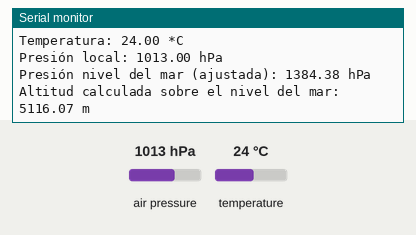
This sketch was run on a simulated Arduino Uno, built with avr-gcc and run on an emulated ATmega328P. Shown: the last lines printed to the serial monitor. The test bench sets the inputs (shaded band); at power-on: air pressure 1013 hPa, temperature 24 °C.

Above: at 1.2 s.
1.3 s: air pressure set to 952 hPa
At 2.9 s:
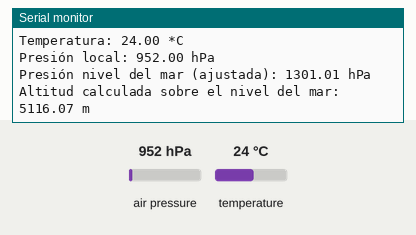
3.6 s: temperature set to 12 °C
5.9 s: air pressure set to 975 hPa
At 7.0 s:
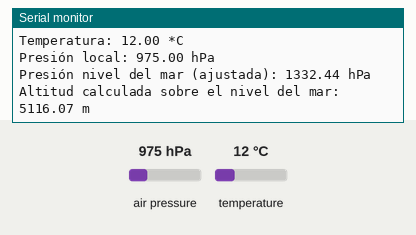
Timing chart, 0 to 8.9 s (numbered marks = the images above; inputs shaded):
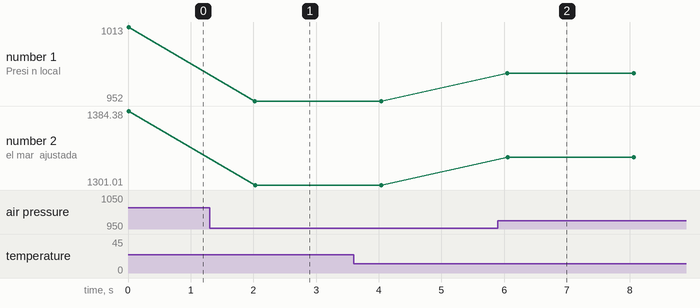

The sketch:

test_bmp280_simple.ino
```cpp
#include <Wire.h>
#include <Adafruit_Sensor.h>
#include <Adafruit_BMP280.h>

Adafruit_BMP280 bmp;

// Altitud real de Cajicá, Cundinamarca (msnm)
#define ALTITUD_REAL 2558.0

void setup() {
  Serial.begin(115200);
  Serial.println(F("=== Prueba BMP280 - Lectura coherente de altitud ==="));

  if (!bmp.begin(0x76)) {  // usa 0x77 si no detecta el sensor
    Serial.println(F("Error: No se encontró el BMP280. Verifica conexiones."));
    while (1);
  }

  // Configuración de muestreo
  bmp.setSampling(
    Adafruit_BMP280::MODE_NORMAL,
    Adafruit_BMP280::SAMPLING_X2,
    Adafruit_BMP280::SAMPLING_X16,
    Adafruit_BMP280::FILTER_X16,
    Adafruit_BMP280::STANDBY_MS_500);
}

void loop() {
  // Lecturas básicas
  float temperatura = bmp.readTemperature();
  float presion = bmp.readPressure() / 100.0F; // en hPa

  // Calcular presión a nivel del mar (ajustando con la altitud real del lugar)
  float presion_nivel_mar = bmp.seaLevelForAltitude(ALTITUD_REAL, presion);

  // Calcular altitud relativa según esa presión de referencia
  float altitud_relativa = bmp.readAltitude(presion_nivel_mar);

  Serial.println(F("----------------------------------"));
  Serial.print("Temperatura: ");
  Serial.print(temperatura);
  Serial.println(" *C");

  Serial.print("Presión local: ");
  Serial.print(presion);
  Serial.println(" hPa");

  Serial.print("Presión nivel del mar (ajustada): ");
  Serial.print(presion_nivel_mar);
  Serial.println(" hPa");

  Serial.print("Altitud calculada sobre el nivel del mar: ");
  Serial.print(ALTITUD_REAL + altitud_relativa);
  Serial.println(" m");

  delay(2000);
}
```

Measured:
- after the input at 1.3 s, the serial monitor: prints a new line after 0.72 s (image 1)
- after the input at 5.9 s, the serial monitor: prints a new line after 0.15 s (image 2)
- plotted number 1: 1013 → 952 after the input at 1.3 s, 952 → 975 after the input at 5.9 s
- plotted number 2: 1384.38 → 1301.01 after the input at 1.3 s, 1301.01 → 1332.44 after the input at 5.9 s
